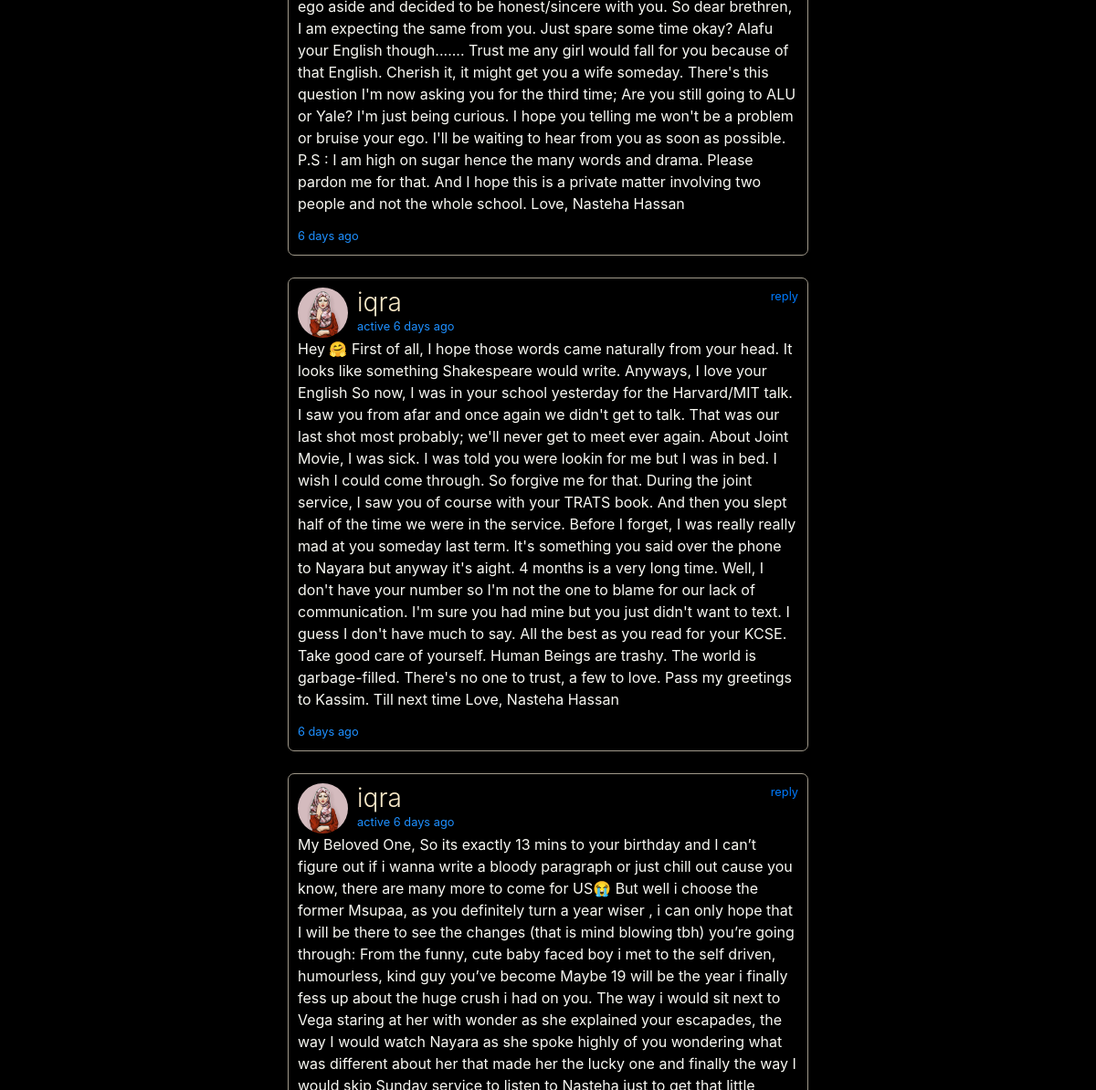
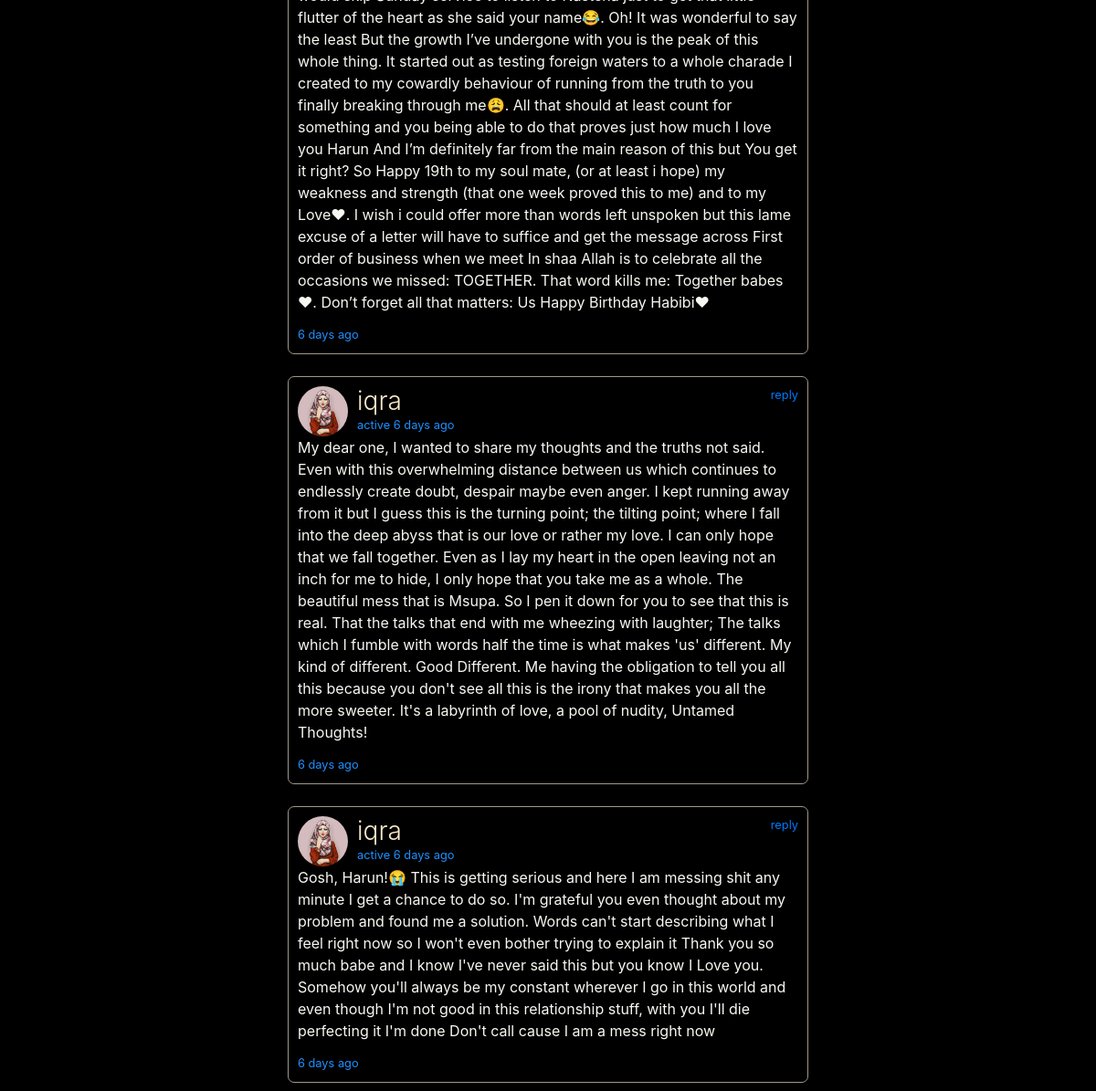
/messages (signed in, middle part), run on an earlier commit of the app's database (2 pictures, top to bottom).
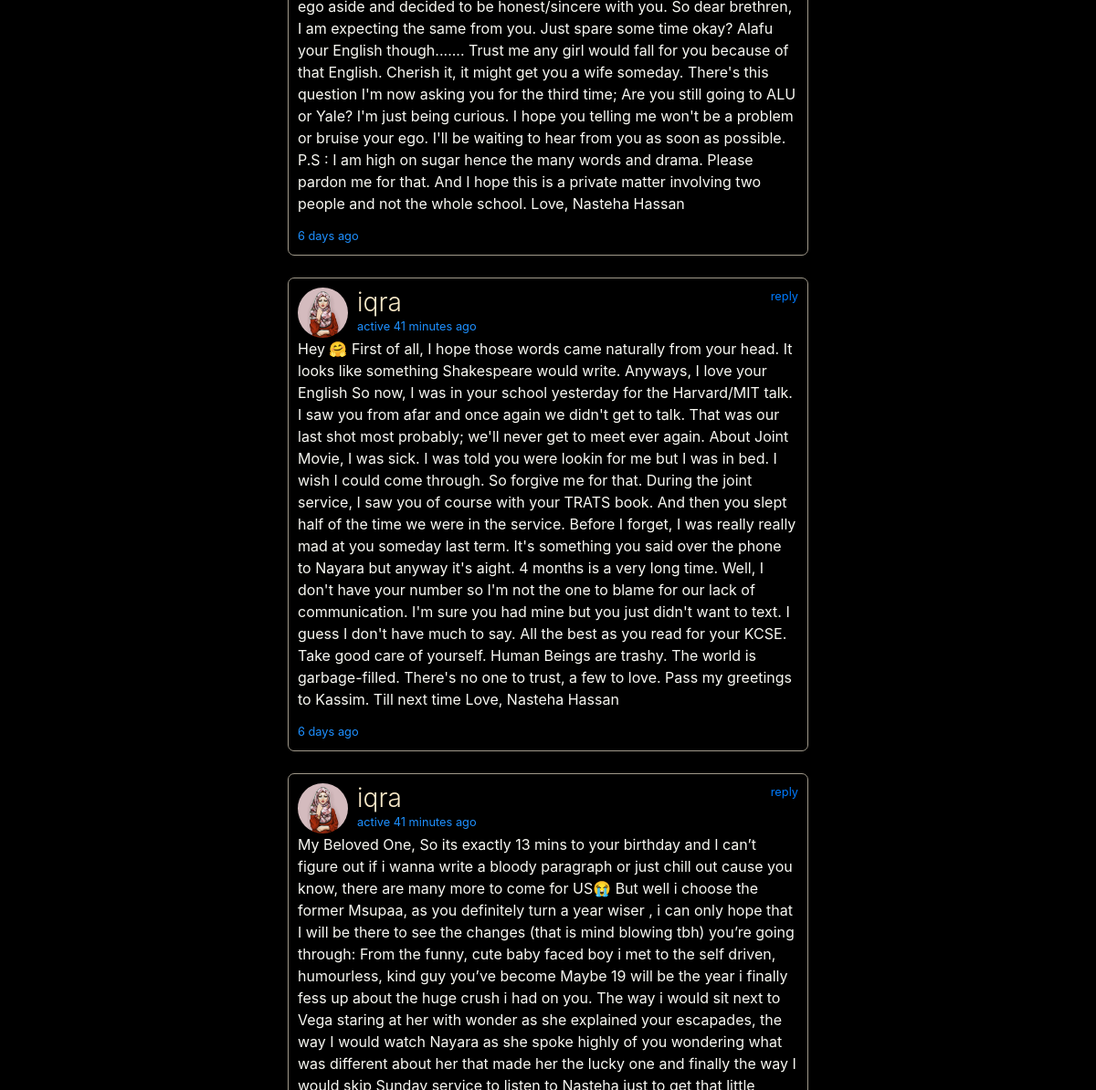
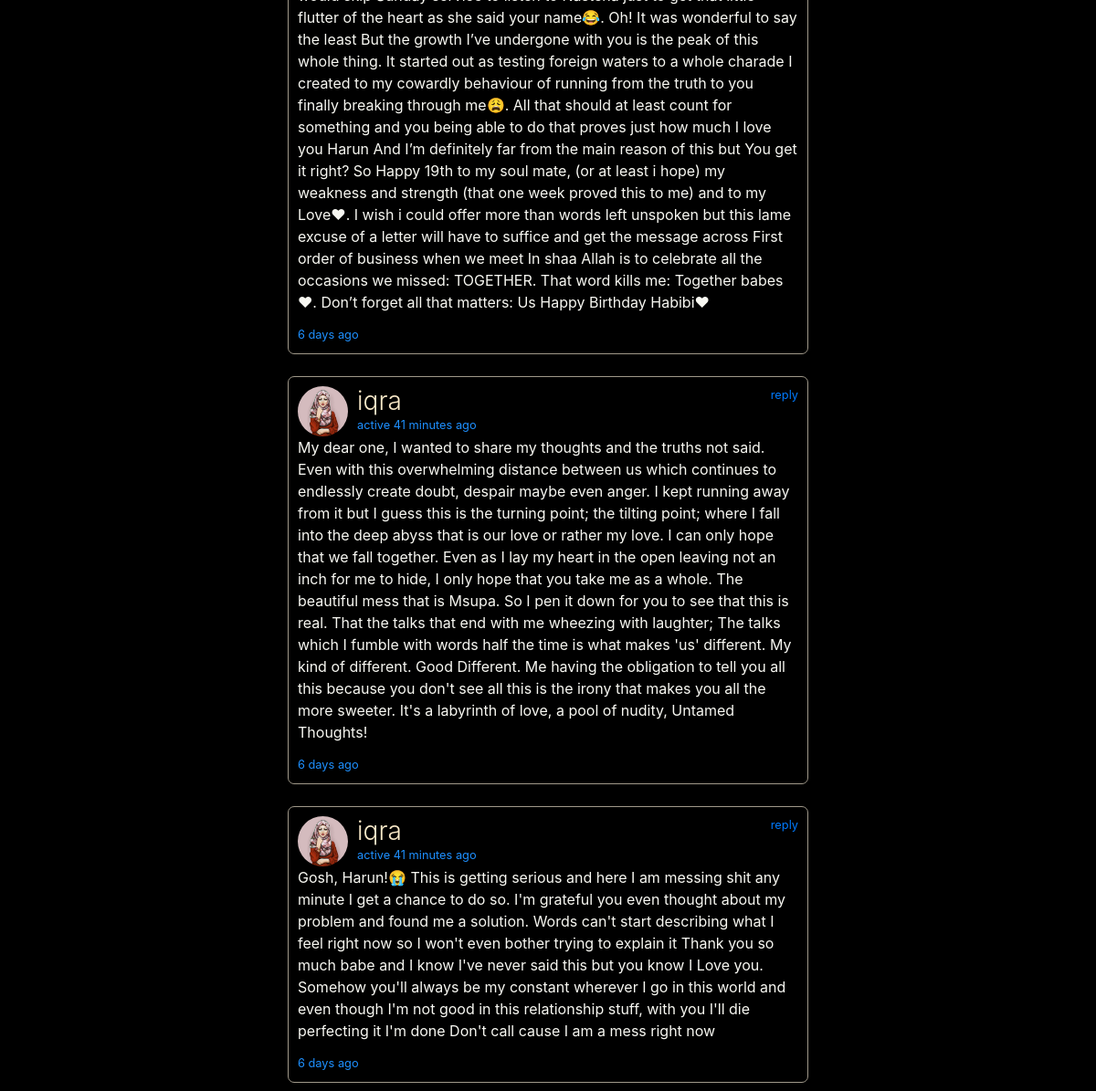
And on a later commit of the database (2 pictures, top to bottom).
### bambiv3/models.py (models this page shows, shortened)
class User(db.Model, UserMixin):
	id = db.Column(db.Integer, primary_key=True)
	username = db.Column(db.String(20), unique=True, nullable=False)
	email = db.Column(db.String(120), unique=True, nullable=False)
	image_file = db.Column(db.String(20), nullable=False, default='default.jpg')
	password = db.Column(db.String(60), nullable=False)
	last_seen = db.Column(db.DateTime, default=datetime.utcnow)
	department = db.Column(db.String(20), nullable=False)
	student_number = db.Column(db.Integer(), unique=True, nullable=False)
	age = db.Column(db.Integer(), nullable=False)
	country = db.Column(db.String(20), nullable=False)
	hobby = db.Column(db.String(20), nullable=False)
	bio = db.Column(db.String(120), nullable=True)
	private = db.Column(db.Boolean, default=False, nullable=False)
	posts = db.relationship('Post', backref='author', lazy=True)
	products = db.relationship('Product', backref='author', lazy=True)
	followed = db.relationship(
		'User', secondary=followers,
		primaryjoin=(followers.c.follower_id == id),
		secondaryjoin=(followers.c.followed_id == id),
		backref=db.backref('followers', lazy='dynamic'), lazy='dynamic')
	messages_sent = db.relationship('Message',
									foreign_keys='Message.sender_id',
									backref='author', lazy='dynamic')
	messages_received = db.relationship('Message',
										foreign_keys='Message.recipient_id',
										backref='recipient', lazy='dynamic')
	last_message_read_time = db.Column(db.DateTime)
	def new_messages(self):
		last_read_time = self.last_message_read_time or datetime(1900, 1, 1)
		return Message.query.filter_by(recipient=self).filter(
			Message.timestamp > last_read_time).count()

### bambiv3/routes.py (the view)
@app.route('/messages')
@login_required
def messages():
	current_user.last_message_read_time = datetime.utcnow()
	db.session.commit()
	messages = current_user.messages_received.order_by(m.timestamp.desc())
	users = User.query.all()
	return render_template('messages.html', messages=messages, users=users)

### bambiv3/models.py (called while the page is built)
@login_manager.user_loader
def load_user(user_id):
	return User.query.get(int(user_id))

### bambiv3/routes.py (called while the page is built)
@app.before_request
def before_request():
	if current_user.is_authenticated:
		current_user.last_seen = datetime.utcnow()
		db.session.commit()

### bambiv3/templates/messages.html (shortened to what this page needs)
{% extends "layout.html" %}
{% block content %}
<div class="container-fluid">
  <div class="row">
    <div class="col-lg-3 d-none d-lg-block">
      {% if current_user.is_authenticated %}
      <br>
       {% set new_messages = current_user.new_messages() %}
  <br>
  {% endif %}
</div>
    <div class="col-lg-6">
          {% if current_user.is_authenticated %}
          <br>
          {% endif %}
   {% for message in messages %}
    <div class="post">
      <header>
          <img src="{{ url_for('static', filename='profile_pics/' + message.author.image_file) }}" alt="profile pic" class="profile-thumbnail">
          <div class="profile-name">
            <h3 data-toggle="popover"><a href="{{url_for('user_posts', username=message.author.username)}}" style="color:#F9E9C8;">{{message.author.username}}
           </a></h3>
            <small>active {{ moment(message.author.last_seen).fromNow() }}</small>
          </div>
          <div class="follow-btn">
            <small><a href="{{ url_for('send_message',recipient=message.author.username) }}" style="text-decoration:none;">reply</a></small>
          </div>
        </header>
        <div id="inner">
          <p>{{message.body | safe | urlize(40, target='_blank')}}</p>
        </div>
        <footer>
            <div class="Retweets">
               <small class="date">{{ moment(message.timestamp).fromNow() }}</small>
            </div>
        </footer>
    </div>
    <br>
  {% endfor %}
</div>
{% endblock content %}

What changed in the data, as far as the page shows it:
changed User: last_seen "6 days ago" → "41 minutes ago"
